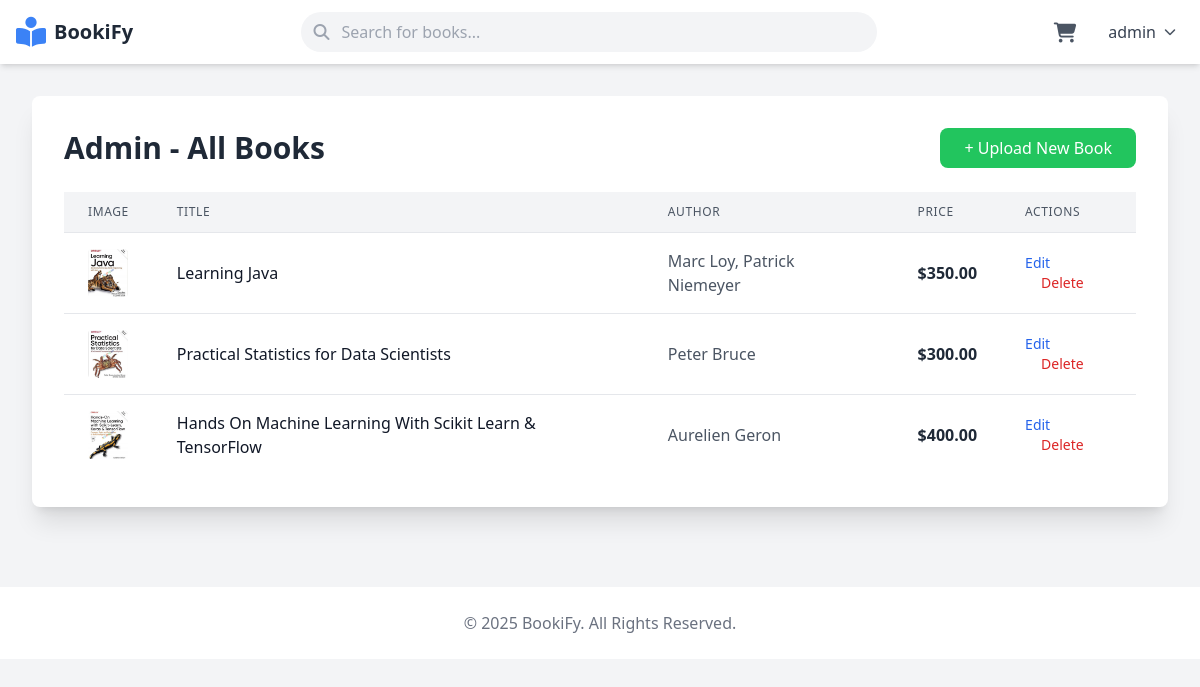
Page /admin-panel/ (signed in) on the committed database.
### store/models.py (models this page shows, shortened)
class Book(models.Model):
    title = models.CharField(max_length=200)
    author = models.CharField(max_length=200)
    description = models.TextField()
    price = models.DecimalField(max_digits=10, decimal_places=2)
    image = models.ImageField(upload_to='book_images/', null=True, blank=True)
    created_at = models.DateTimeField(auto_now_add=True)

### store/decorators.py (the view)
    def wrapper_function(request, *args, **kwargs):
        if request.user.is_authenticated and request.user.is_staff:
            return view_func(request, *args, **kwargs)
        else:
            return HttpResponse('You are not authorized to view this page.')

### store/context_processors.py (called while the page is built)
def cart_item_count(request):
    if request.user.is_authenticated:
        try:
            cart = Cart.objects.get(user=request.user)
            item_count = sum(item.quantity for item in cart.items.all())
        except Cart.DoesNotExist:
            item_count = 0
    else:
        item_count = 0
    return {'cart_item_count': item_count}

### store/views.py (called while the page is built)
@login_required
@admin_only
def admin_dashboard(request):
    books = Book.objects.all().order_by('-created_at')
    context = {'books': books}
    return render(request, 'admin_panel/dashboard.html', context)

### templates/admin_panel/dashboard.html (shortened to what this page needs)
{% extends 'base.html' %}
{% block content %}
<div class="bg-white rounded-lg shadow-xl p-8">
    <div class="flex justify-between items-center mb-6">
        <h1 class="text-3xl font-bold text-gray-800">Admin - All Books</h1>
        <a href="{% url 'upload_book' %}" class="bg-green-500 text-white px-6 py-2 rounded-lg hover:bg-green-600 transition-colors duration-300">
            + Upload New Book
        </a>
    </div>
    <div class="overflow-x-auto">
        <table class="min-w-full divide-y divide-gray-200">
            <thead class="bg-gray-100">
                <tr>
                    <th class="px-6 py-3 text-left text-xs font-medium text-gray-600 uppercase tracking-wider">Image</th>
                    <th class="px-6 py-3 text-left text-xs font-medium text-gray-600 uppercase tracking-wider">Title</th>
                    <th class="px-6 py-3 text-left text-xs font-medium text-gray-600 uppercase tracking-wider">Author</th>
                    <th class="px-6 py-3 text-left text-xs font-medium text-gray-600 uppercase tracking-wider">Price</th>
                    <th class="px-6 py-3 text-left text-xs font-medium text-gray-600 uppercase tracking-wider">Actions</th>
                </tr>
            </thead>
            <tbody class="bg-white divide-y divide-gray-200">
                {% for book in books %}
                <tr class="hover:bg-gray-50">
                    <td class="px-6 py-4"> {% if book.image and book.image.url %}
                            <img src="{{ book.image.url }}" alt="{{ book.title }}" class="h-12 w-10 object-cover rounded">
                        {% else %}
                            <div class="h-12 w-10 bg-gray-200 rounded flex items-center justify-center">
                                <i class="fas fa-image text-gray-400"></i>
                            </div>
                        {% endif %}
                    </td>
                    <td class="px-6 py-4 font-medium text-gray-900">{{ book.title }}</td>
                    <td class="px-6 py-4 text-gray-600">{{ book.author }}</td>
                    <td class="px-6 py-4 text-gray-800 font-semibold">${{ book.price }}</td>
                    <td class="px-6 py-4 text-sm font-medium space-x-4">
                        <a href="{% url 'edit_book' pk=book.pk %}" class="text-blue-600 hover:text-blue-900">Edit</a>
                        <a href="{% url 'delete_book' pk=book.pk %}" class="text-red-600 hover:text-red-900">Delete</a>
                    </td>
                </tr>
                {% empty %}
                <tr>
                    <td colspan="5" class="text-center py-10 text-gray-500">No books found. Please upload a new book.</td>
                </tr>
                {% endfor %}
            </tbody>
        </table>
    </div>
</div>
{% endblock %}

### templates/base.html (shortened to what this page needs)
{% load static %}
<!DOCTYPE html>
<html lang="en">
<head>
    <script src="https://cdn.tailwindcss.com"></script>
    <link rel="stylesheet" href="https://cdnjs.cloudflare.com/ajax/libs/font-awesome/6.5.1/css/all.min.css" />
</head>
<body class="bg-gray-100 font-sans">
    <nav class="bg-white shadow-md sticky top-0 z-50">
        <div class="max-w-7xl mx-auto px-4">
            <div class="flex justify-between items-center h-16">
                <div class="flex-shrink-0">
                    <a href="{% url 'home' %}" class="flex items-center space-x-2">
                        <i class="fas fa-book-reader text-3xl text-blue-500"></i>
                        <span class="text-xl font-bold text-gray-800">BookiFy</span>
                    </a>
                </div>
                <div class="hidden md:flex flex-grow items-center justify-center px-10">
                    <form method="GET" action="{% url 'home' %}" class="w-full max-w-xl">
                        <div class="relative">
                            <span class="absolute inset-y-0 left-0 pl-3 flex items-center">
                                <i class="fas fa-search text-gray-400"></i>
                            </span>
                            <input class="w-full bg-gray-100 border-transparent rounded-full pl-10 pr-4 py-2 focus:outline-none focus:ring-2 focus:ring-blue-500" type="text" name="q" placeholder="Search for books..." value="{{ search_query }}">
                        </div>
                    </form>
                </div>
                <div class="hidden md:flex items-center space-x-4">
                    {% if user.is_authenticated %}
                        <a href="{% url 'view_cart' %}" class="relative text-gray-600 hover:text-blue-600 p-2 rounded-full hover:bg-gray-100">
                            <i class="fas fa-shopping-cart fa-lg"></i>
                        </a>
                        <div class="relative">
                            <button id="user-menu-button" class="flex items-center space-x-2 p-2 rounded-full hover:bg-gray-100 focus:outline-none">
                                <span class="font-medium text-gray-700">{{ user.first_name|default:user.username }}</span>
                                <i class="fas fa-chevron-down text-xs text-gray-600"></i>
                            </button>
                        </div>
                    {% else %}
                        <a href="{% url 'login' %}" class="py-2 px-4 font-medium text-gray-600 rounded hover:bg-gray-100 transition duration-300">Login</a>
                        <a href="{% url 'register' %}" class="py-2 px-4 font-medium text-white bg-blue-500 rounded hover:bg-blue-600 transition duration-300">Register</a>
                    {% endif %}
                </div>
            </div>
        </div>
    </nav>
    <main class="max-w-7xl mx-auto py-8 px-4 sm:px-6 lg:px-8">
        {% block content %}{% endblock %}
    </main>
    <footer class="bg-white mt-12 py-6">
        <div class="max-w-7xl mx-auto px-4 text-center text-gray-500">
            <p>© {% now "Y" %} BookiFy. All Rights Reserved.</p>
        </div>
    </footer>
</body>
</html>

### rows in the picture
Book: image (picture), title "Learning Java", author "Marc Loy, Patrick Niemeyer", price "350.00"
Book: image (picture), title "Practical Statistics for Data Scientists", author "Peter Bruce", price "300.00"
Book: image (picture), title "Hands On Machine Learning With Scikit Learn & TensorFlow", author "Aurelien Geron", price "400.00"

### other values in the picture
{{ user.first_name|default:user.username }} "admin"
